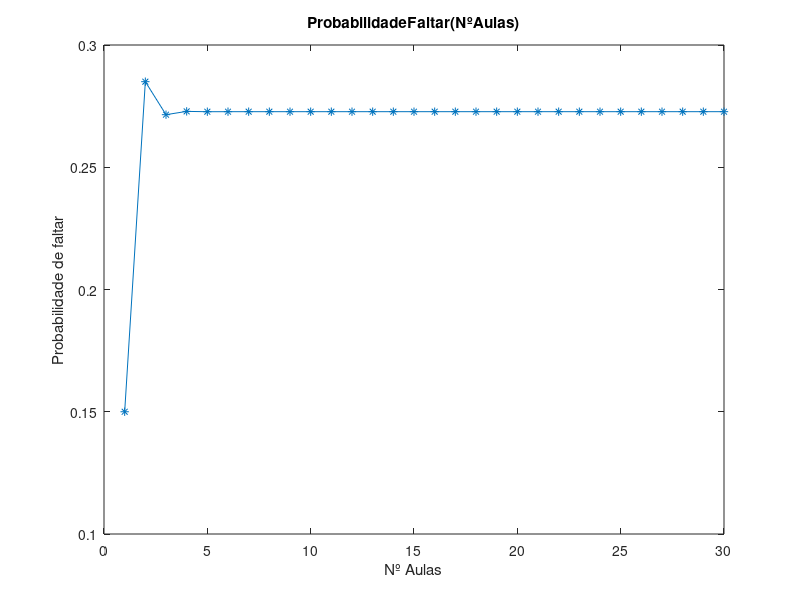

Write the MATLAB code that produced this figure.
%% Clear
clear;
close all;
clc;
%%
    % F   P
T = [0.2 0.3; 0.8 0.7];
% a)

v0 = [0 1]';

v3 = T^2*v0;
pA = v3(2);

% b)

v0 = [1 0]';
v3 = T^2*v0;
pB = v3(2);


% c)
v0 =[0 1]'; % F, P
v30 = T^29*v0; % aulas = 15*2, transições = aulas-1;
pC = v30(2);

% d)

v0 = [0.15 0.85]';
probabilidades = zeros(1, 30);
aulas = 1:1:length(probabilidades);
for aula=aulas
    transicao = aula - 1;
    map = (T^transicao*v0);
    probabilidades(aula) = map(1);
end

figure(1)
plot(aulas, probabilidades, '-*');
xlabel("Nº Aulas")
ylabel("Probabilidade de faltar")
title("ProbabilidadeFaltar(NºAulas)")
